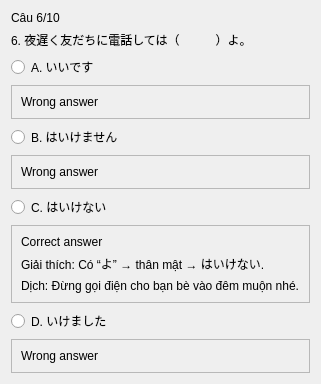
               <widget class="QWidget" name="page_12">
                <layout class="QVBoxLayout" name="verticalLayout">
                 <item>
                  <widget class="QLabel" name="label_94">
                   <property name="text">
                    <string>Câu 6/10</string>
                   </property>
                  </widget>
                 </item>
                 <item>
                  <widget class="QLabel" name="label_95">
                   <property name="text">
                    <string>6. 夜遅く友だちに電話しては（　　　）よ。</string>
                   </property>
                  </widget>
                 </item>
                 <item>
                  <widget class="QRadioButton" name="radioButton_45">
                   <property name="text">
                    <string>A. いいです</string>
                   </property>
                  </widget>
                 </item>
                 <item>
                  <widget class="QFrame" name="frame">
                   <property name="frameShape">
                    <enum>QFrame::StyledPanel</enum>
                   </property>
                   <property name="frameShadow">
                    <enum>QFrame::Raised</enum>
                   </property>
                   <layout class="QVBoxLayout" name="verticalLayout_3">
                    <item>
                     <widget class="QLabel" name="label_4">
                      <property name="text">
                       <string>Wrong answer</string>
                      </property>
                     </widget>
                    </item>
                   </layout>
                  </widget>
                 </item>
                 <item>
                  <widget class="QRadioButton" name="radioButton_46">
                   <property name="text">
                    <string>B. はいけません</string>
                   </property>
                  </widget>
                 </item>
                 <item>
                  <widget class="QFrame" name="frame_2">
                   <property name="frameShape">
                    <enum>QFrame::StyledPanel</enum>
                   </property>
                   <property name="frameShadow">
                    <enum>QFrame::Raised</enum>
                   </property>
                   <layout class="QVBoxLayout" name="verticalLayout_2">
                    <item>
                     <widget class="QLabel" name="label_2">
                      <property name="text">
                       <string>Wrong answer</string>
                      </property>
                     </widget>
                    </item>
                   </layout>
                  </widget>
                 </item>
                 <item>
                  <widget class="QRadioButton" name="radioButton_47">
                   <property name="text">
                    <string>C. はいけない</string>
                   </property>
                  </widget>
                 </item>
                 <item>
                  <widget class="QFrame" name="frame_3">
                   <property name="frameShape">
                    <enum>QFrame::StyledPanel</enum>
                   </property>
                   <property name="frameShadow">
                    <enum>QFrame::Raised</enum>
                   </property>
                   <layout class="QVBoxLayout" name="verticalLayout_4">
                    <item>
                     <widget class="QLabel" name="label_6">
                      <property name="text">
                       <string>Correct answer</string>
                      </property>
                     </widget>
                    </item>
                    <item>
                     <widget class="QLabel" name="label_5">
                      <property name="text">
                       <string>Giải thích: Có “よ” → thân mật → はいけない.</string>
                      </property>
                     </widget>
                    </item>
                    <item>
                     <widget class="QLabel" name="label_3">
                      <property name="text">
                       <string>Dịch: Đừng gọi điện cho bạn bè vào đêm muộn nhé.</string>
                      </property>
                     </widget>
                    </item>
                   </layout>
                  </widget>
                 </item>
                 <item>
                  <widget class="QRadioButton" name="radioButton_48">
                   <property name="text">
                    <string>D. いけました</string>
                   </property>
                  </widget>
                 </item>
                 <item>
                  <widget class="QFrame" name="frame_4">
                   <property name="frameShape">
                    <enum>QFrame::StyledPanel</enum>
                   </property>
                   <property name="frameShadow">
                    <enum>QFrame::Raised</enum>
                   </property>
                   <layout class="QVBoxLayout" name="verticalLayout_5">
                    <item>
                     <widget class="QLabel" name="label">
                      <property name="text">
                       <string>Wrong answer</string>
                      </property>
                     </widget>
                    </item>
                   </layout>
                  </widget>
                 </item>
                </layout>
               </widget>
